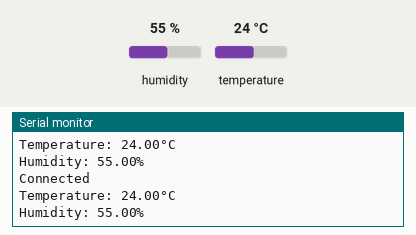
A program run on a simulated ESP32. Parts: the last lines printed to the serial monitor. Inputs (shaded band) come from the test bench; at power-on: humidity 55 %, temperature 24 °C. WiFi joins after 1.5 s; servers stay silent unless stated.

Above: at 3.9 s.
4.0 s: humidity set to 22 %
At 5.9 s:
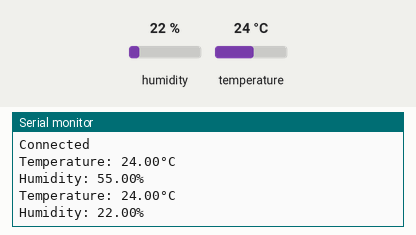
7.0 s: temperature set to 12 °C
At 8.3 s:
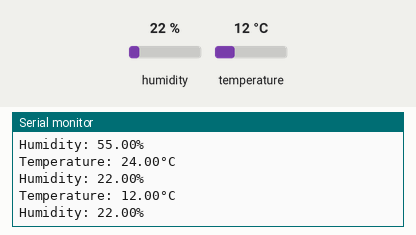
10.0 s: humidity set to 40 %
At 13.1 s:
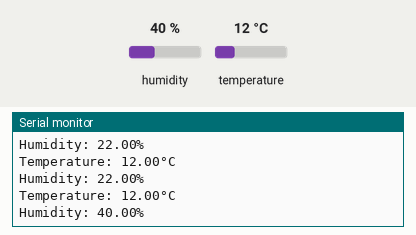
Timing chart, 0 to 14.6 s (numbered marks = the images above; inputs shaded):
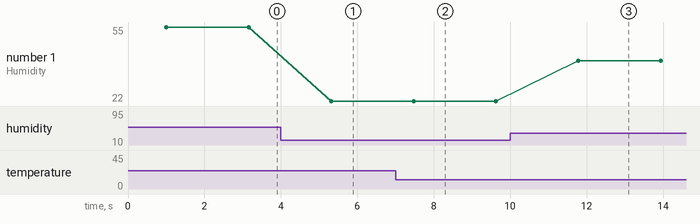

The program:

main.cpp
```cpp
#include <Arduino.h>
#include <Adafruit_Sensor.h>
#include <DHT.h>
#include <DHT_U.h>
#include <WiFi.h>
#include <FirebaseESP32.h>

//Define Firebase Keys
#define FIREBASE_HOST ""
#define FIREBASE_AUTH ""

//Define WIFI SSID and Password
#define WIFI_SSID ""
#define WIFI_PASSWORD ""

#define DHTPIN 4 //Pin Connected to DHT Sensor
#define DHTTYPE DHT11 //DHT 11 Temp Sensor

//Define FirebaseESP32 data object
FirebaseData firebaseData;
FirebaseJson json;
int Vresistor = A0;
int Vrdata = 0;

#define DHTPIN 4 //Pin Connected to DHT Sensor

#define DHTTYPE DHT11 //DHT 11 Temp Sensor

DHT_Unified dht(DHTPIN, DHTTYPE);


void setup() {
  Serial.begin(9600);

  //Initialize WIFI
  WiFi.begin(WIFI_SSID, WIFI_PASSWORD);

  //Initialize temp sensor
  dht.begin();

  //Initialize Firebase
  Firebase.begin(FIREBASE_HOST, FIREBASE_AUTH);
  Firebase.reconnectWiFi(true);
  Firebase.setReadTimeout(firebaseData, 1000 * 60);
  Firebase.setwriteSizeLimit(firebaseData, "tiny");
}

//Is WIFI connected?
bool isConnected = false;

void loop() {
  sensors_event_t event;

  //WiFi Status
  if (WiFi.status() == WL_CONNECTED && !isConnected) {
    Serial.println("Connected");
    isConnected = true;
  }

  if (WiFi.status() != WL_CONNECTED) {
    Serial.println(".");
    delay(1000);
    isConnected = false;
  }

  //Get temperature event
  dht.temperature().getEvent(&event);
  float temp = event.temperature;

  //Get humidity event
  dht.humidity().getEvent(&event);
  float humid = event.relative_humidity;

  //Check if value is nan else print temp and humidity values
  if ( isnan(temp) || isnan(humid) ) {
    Serial.println(F("Failed to read"));
  }
  else {
    Serial.print(F("Temperature: "));
    Serial.print(temp);
    Serial.println(F("°C"));

    Serial.print(F("Humidity: "));
    Serial.print(humid);
    Serial.println(F("%"));
  }

  //Set corresponding JSON values
  json.set("/temperature", temp);
  json.set("/humidity", humid);

  //Update database node
  Firebase.updateNode(firebaseData,"/sensor",json);

  //Loop every 2 seconds
  delay(2000);
}
```

Measured:
- after the input at 4.0 s, the serial monitor: prints a new line after 1.3 s (image 1)
- after the input at 7.0 s, the serial monitor: prints a new line after 0.47 s (image 2)
- after the input at 10.0 s, the serial monitor: prints a new line after 1.8 s (image 3)
- plotted number 1: 55 → 22 after the input at 4.0 s, 22 → 40 after the input at 10.0 s
